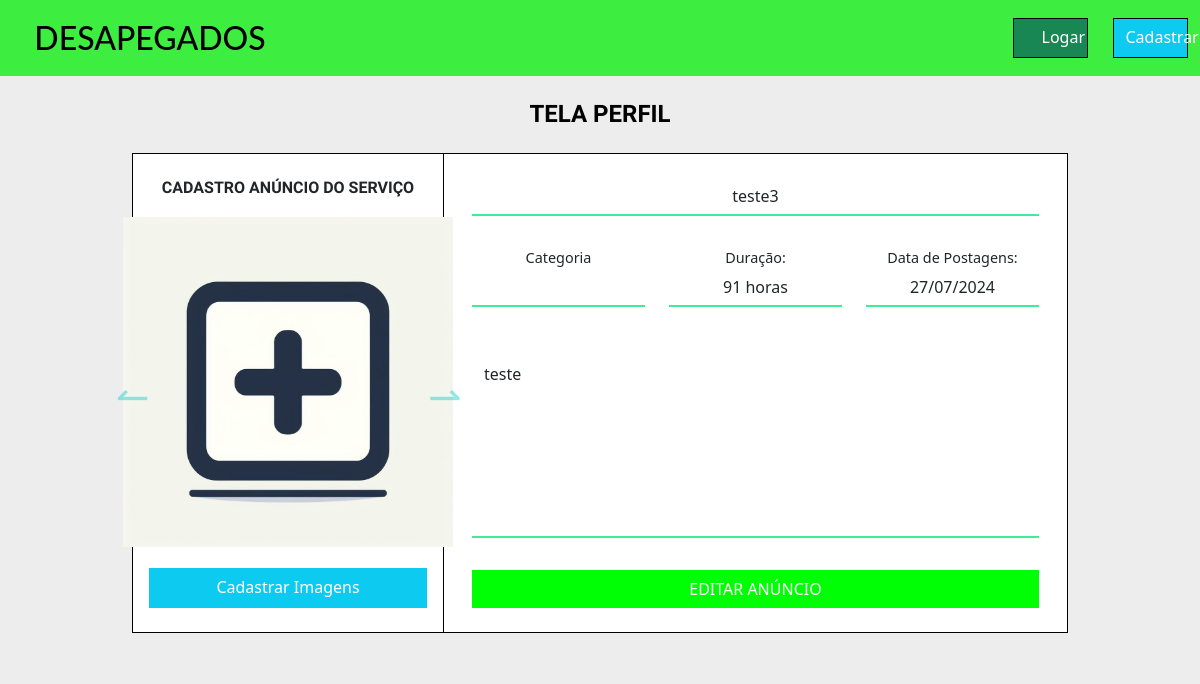
Screenshot of /pages/editarAnuncioServico.php?id_servico=19 with the database file from the repository.
### tables this page shows
CREATE TABLE `servicos` (
  `id_servico` int(10) UNSIGNED ZEROFILL NOT NULL COMMENT 'id do serviço',
  `nome_servico` varchar(255) DEFAULT NULL COMMENT 'nome do serviço',
  `descri_servico` text DEFAULT NULL COMMENT 'descrição do serviço',
  `fotos_servico` varchar(255) DEFAULT NULL COMMENT 'fotos do serviço',
  `id_categoria_servico` int(10) UNSIGNED DEFAULT NULL COMMENT 'id da categoria do servico',
  `duracao_servico` tinyint(3) DEFAULT NULL COMMENT 'duração do serviço',
  `data_postagem` date DEFAULT NULL COMMENT 'data da postagem do servico',
  `id_usuario` int(11) UNSIGNED ZEROFILL DEFAULT NULL
);

### config/consultasGerais.php (called while the page is built, shortened)
<?php
function carregarAnuncioServico($conn, $id_servico, $exibir_anunciante){
    $stmt = $conn->stmt_init();
    if($exibir_anunciante == true){
        $stmt = $conn->prepare("SELECT * FROM servicos sev INNER JOIN usuarios usu ON sev.id_usuario = usu.id_usuario WHERE sev.id_servico = ?");
    }else{
        $stmt = $conn->prepare("SELECT * FROM servicos WHERE id_servico = ?");
    }
    $stmt->bind_param("s", $id_servico);
    $stmt->execute();
    $result = $stmt->get_result();
    if ($result->num_rows > 0) {
        $row = $result->fetch_assoc();
        return $row;
    } else {
        return null;
    }
}
?>

### pages/editarAnuncioServico.php (the view, shortened to what this page needs)
<?php
require '../config/conexao.php';
require '../config/consultasGerais.php';
if(isset($_GET['id_servico'])){
  $dadosAnuncio = carregarAnuncioServico($conn, $_GET['id_servico'], false);
}
?>
<!doctype html>
<html lang="PT-BR">
  <head>
    <link href="https://cdn.jsdelivr.net/npm/bootstrap@5.3.3/dist/css/bootstrap.min.css" rel="stylesheet">
    <link rel="stylesheet" href="https://cdnjs.cloudflare.com/ajax/libs/font-awesome/4.7.0/css/font-awesome.min.css">
    <link rel="stylesheet" href="https://cdn.jsdelivr.net/npm/bootstrap-icons@1.11.3/font/bootstrap-icons.min.css">
    <link rel="stylesheet" href="../assets/styles/cadastrarAnuncioServico.css">
    <link rel="stylesheet" href="../assets/styles/headerLogado.css">
    <link rel="stylesheet" href="../assets/styles/headerDeslogado.css">
  </head>
  <body>
    <header>
      <?php
        if(isset($_SESSION['id_usuario']) && $_SESSION['id_usuario'] != ""){
          include_once '../components/headerLogado.php';
        }else{
          include_once '../components/headerDeslogado.php';
        }
      ?>
    </header>
    <section class="section m-0 p-4 d-flex justify-content-center align-items-center col-sm-12 d-flex flex-column">
      <div class="tituloPerfil d-flex justify-content-center col-sm-12">
        <h4>TELA PERFIL</h4>
      </div>
      <div class="container col-sm-10 mt-3 d-flex" style="height: 480px">
        <form id="formEditarAnuncio" class="d-flex col-12">
          <div class="containerEsquerda col-4 h-100 d-flex flex-column justify-content-between align-items-center ps-3 pe-3 p-4">
              <div class="tituloAnuncio col-12">
                  <h5 class="m-0 text-center">CADASTRO ANÚNCIO DO SERVIÇO</h5>
              </div>
              <div class="divPreviewImagens" style="width: 367px !important">
                <div id="carouselExample" class="carousel slide">
                  <div class="carousel-inner">
                    <div class="carousel-item active d-flex justify-content-center align-items-center">
                      <img src="../assets/imagens_padrao/addImage.jpg" height="330px">
                    </div>
                  </div>
                  <button class="carousel-control-prev" type="button" data-bs-target="#carouselExample" data-bs-slide="prev">
                    <span class="carousel-control-prev-icon" aria-hidden="true"></span>
                  </button>
                  <button class="carousel-control-next" type="button" data-bs-target="#carouselExample" data-bs-slide="next">
                    <span class="carousel-control-next-icon" aria-hidden="true"></span>
                  </button>
                </div>
              </div>
              <div class="divCadastrarImagens col-12">
                  <label for="iImagens" class="btn btn-info  editarPerfil w-100 text-white text-center pb-2 rounded-0">Cadastrar Imagens</label>
              </div>
          </div>
          <div class="containerDireita col-8 d-flex flex-column h-100 justify-content-between align-items-center ps-3 pe-3 p-4">
            <div class="row col-12">
              <div class="tituloAnuncio d-flex justify-content-center align-items-center col-12">
                <input type="text" class="form-control text-center" id="iNomeAnuncioServico" name="nNomeAnuncioServico" placeholder="Titulo do Anúncio..." value="<?php echo $dadosAnuncio['nome_servico']?>">
              </div>
            </div>
            <div class="row col-12 d-flex justify-content-between">
              <div class="categoriasServico d-flex flex-column justify-content-center align-items-center col-4">
                <label for="iCategoriaServico" >Categoria</label>
                <select type="text" class="form-control text-center disabledBackground" id="iCategoriaServico" name="nCategoriaServico">
                </select>
              </div>
              <div class="duracao d-flex flex-column justify-content-center align-items-center col-4">
                <label for="duracao">Duração:</label>
                <input type="text" class="form-control text-center" id="iDuracaoServico" name="nDuracaoServico" value="<?php echo strval($dadosAnuncio['duracao_servico']).' horas'?>">
              </div>
              <div class="postagem d-flex flex-column justify-content-center align-items-center col-4">
                <label for="postagem">Data de Postagens:</label>
                <input type="text" class="form-control text-center bg-transparent" id="iDataPostagemServico" name="nDataPostagemServico" value="<?php echo date('d/m/Y', strtotime($dadosAnuncio['data_postagem']))?>" disabled>
              </div>
            </div>
            <div class="row col-12">
              <div class="form-floating d-flex flex-column justify-content-center align-items-center col-12">
                <textarea class="form-control textarea" name="nDescricaoAnuncioServico" id="iDescricaoAnuncioServico" ><?php echo $dadosAnuncio['descri_servico'] ?></textarea>
              </div>
            </div>
            <div class="row col-12">
              <div class="form-floating d-flex justify-content-center align-items-center col-12">
                <button class="btn  col-12 rounded-0 cadastrarAnuncio"><p class="fs-9 m-0 text-white">EDITAR ANÚNCIO</p></button>
              </div>
            </div>
          </div>
        </form>
      </div>
    </section>
  </body>
</html>

### assets/styles/cadastrarAnuncioServico.css (style rules this page uses)
html { max-width: 1872px; height: 100%; }
body { height: 100%; width: 100%; background-color: rgb(237, 237, 237); }
h4 { color: rgb(0, 0, 0); font-family: 'Mulish', sans-serif; font-weight: 700; }
.section { background-color: rgb(237, 237, 237); }
.section .container .containerEsquerda { background-color: #FFFFFF; border-style: solid; border-bottom-width: 1px; border-bottom-color: black; border-left-width: 1px; border-left-color: black; border-top-width: 1px; border-top-color: black; border-right-width: 1px; border-right-color: black; }
.carousel-control-prev-icon, .carousel-control-next-icon { background-image: none; }
.carousel-control-next-icon:after { content: "\21C0"; font-size: 40px; color: #30cfcc; }
.carousel-control-prev-icon:after { content: "\21BC"; font-size: 40px; color: #30cfcc; }
.section .container .containerDireita { background-color: #FFFFFF; border-style: solid; border-bottom-width: 1px; border-bottom-color: black; border-right-width: 1px; border-right-color: black; border-top-width: 1px; border-top-color: black; border-left: none; }
.section .container .containerDireita label { font-size: 0.9em; }
.section .container .containerDireita .form-control { border-bottom: #3DED97; border-top: none; border-left: none; border-right: none; border-bottom-style: solid; border-bottom-width: 2px; border-radius: 0; }
.section .container .containerDireita .textarea { resize: none !important; height: 200px !important; }
.section .container .containerDireita .cadastrarAnuncio { background-color: #00ff04 !important; }

### assets/styles/headerLogado.css (style rules this page uses)
* { margin: 0; padding: 0; box-sizing: border-box; }
h5 { margin: 0; font-size: 16px; font-family: Arial, Helvetica, sans-serif; font-weight: 600; font-family: 'Mulish', sans-serif; }

### assets/styles/headerDeslogado.css (style rules this page uses)
* { margin: 0; padding: 0; box-sizing: border-box; }
h5 { margin: 0; font-size: 16px; font-family: Arial, Helvetica, sans-serif; font-weight: 600; font-family: 'Mulish', sans-serif; }

### rows the page displays
servicos: nNomeAnuncioServico "teste3", nDuracaoServico "91 horas", nDataPostagemServico "27/07/2024", nDescricaoAnuncioServico "teste"
